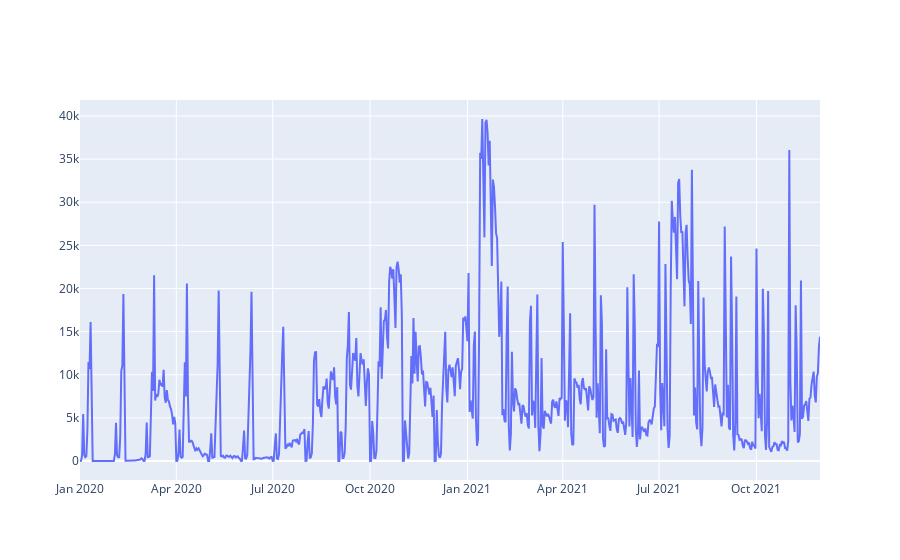

Notebook cell for this chart:
### Code cell
import plotly.graph_objects as go
D = Data.loc[Data['ds'] < pd.to_datetime('2021-12-01'),:]


fig = go.Figure([go.Scatter(x = D['ds'], y = D.y)])
fig.show()

### Figure 1 — Plotly figure (JSON) as saved in the notebook; plotly's stock layout.template omitted (floating-point values rounded to 4 significant figures; data arrays with more than 128 entries replaced by an {"elided": "..."} marker saying what was removed)
{"data": [{"type": "scatter", "x": {"elided": "700 str values"}, "y": {"elided": "700 int values"}}], "layout": {}}
